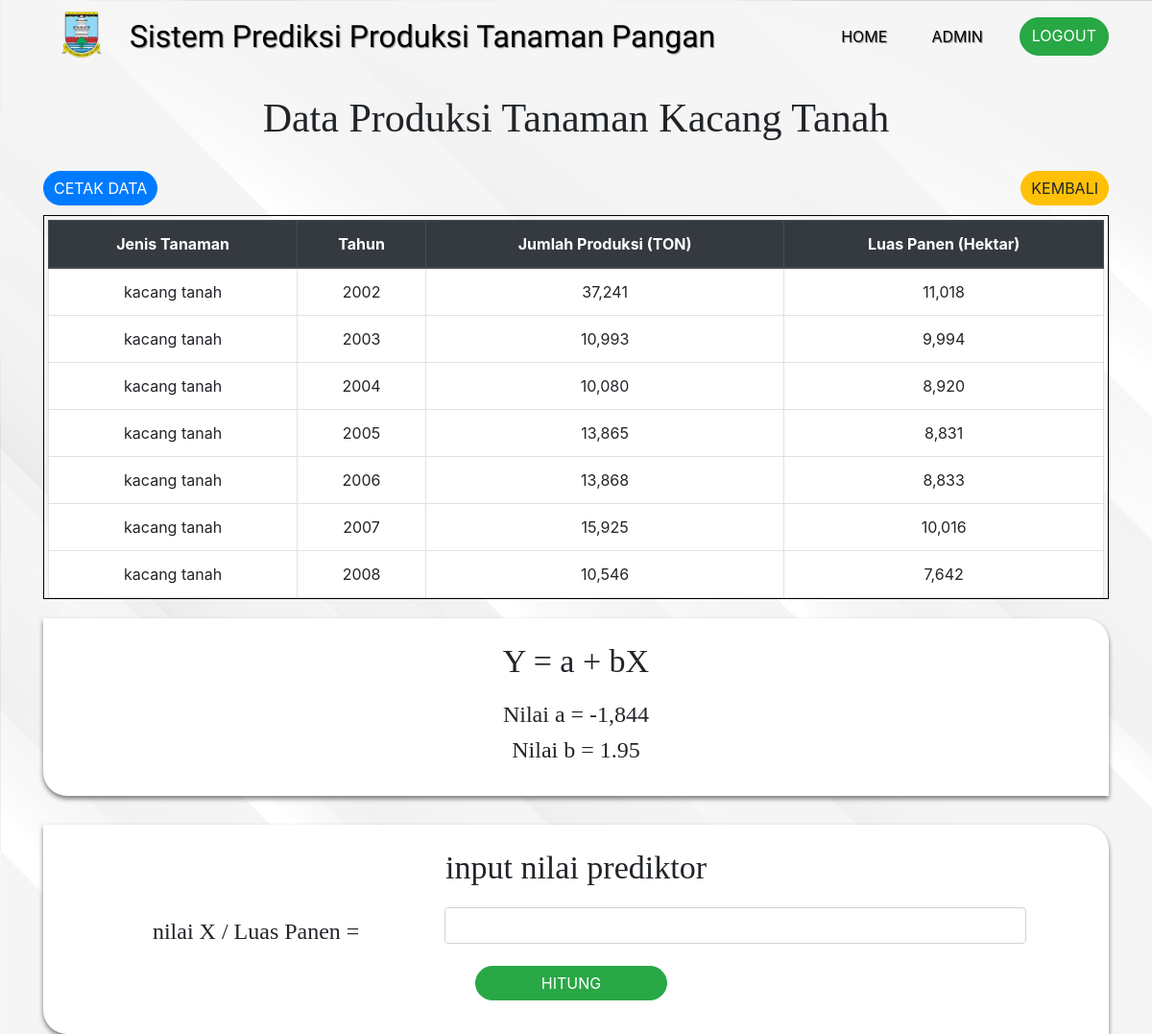
Screenshot of /admin/prediksi/kacangtanah/prediksi.php?a=-1844.4075917142&b=1.95 (signed in) with the database file from the repository.
### tables this page shows
CREATE TABLE `kacang_tanah` (
  `id_kacangT` int(11) NOT NULL,
  `tahun` int(11) NOT NULL,
  `produksi` int(11) NOT NULL,
  `LuasPanen` int(200) NOT NULL
);

### function/functions.php (called while the page is built, shortened)
<?php
$conn = mysqli_connect("localhost", "root", "", "prediksi2.0");
function query($query)
{
    global $conn;
    $result = mysqli_query($conn, $query);
    $rows = [];
    while ($row = mysqli_fetch_assoc($result)) {
        $rows[] = $row;
    }
    return $rows;
}

### admin/prediksi/kacangtanah/prediksi.php (the view, shortened to what this page needs)
<?php
require '../../../function/functions.php';
$data = query("SELECT * FROM kacang_tanah ORDER BY tahun");
$a = $_GET["a"];
$b = $_GET["b"];
?>
<!doctype html>
<html lang="en">
<head>
    <link rel="stylesheet" href="../../../bootstrap/css/bootstrap.min.css">
    <link rel="stylesheet" href="../css/prediksi.css">
</head>
<body>
    <nav class="navbar navbar-expand-lg navbar-light">
        <div class="container">
            <img src="../../../logodinaskabserang/Serang.png" alt="logo">
            <a class="navbar-brand" href="">Sistem Prediksi Produksi Tanaman Pangan</a>
            <div class="collapse navbar-collapse" id="navbarNavAltMarkup">
                <div class="navbar-nav ml-auto">
                    <a class="nav-item nav-link active" href="../../admin-page.php">Home</a>
                    <a class="nav-item nav-link" href="../../dataadmin.php">admin</a>
                    <a class="nav-item btn btn-success tombol" href="../../logout.php">logout</a>
                </div>
            </div>
        </div>
    </nav>
    <div class="container">
        <h1 class="header">data produksi tanaman kacang tanah</h1>
        <div class="btnbtn">
            <a class="nav-item btn btn-primary add" href="" onclick="window.print()">cetak data</a>
            <a class="nav-item btn btn-warning add kembali" href="kacangtanah.php">kembali</a>
        </div>
        <div class="scroll">
            <table class="table table-bordered">
                <thead class="thead-dark">
                    <tr>
                        <th scope="col">Jenis Tanaman</th>
                        <th scope="col">Tahun</th>
                        <th scope="col">Jumlah Produksi (TON)</th>
                        <th scope="col">Luas Panen (Hektar)</th>
                    </tr>
                </thead>
                <tbody>
                    <?php foreach ($data as $dt) : ?>
                        <tr>
                            <td>kacang tanah</td>
                            <td><?= $dt["tahun"]; ?></td>
                            <td><?= number_format($dt["produksi"]); ?></td>
                            <td><?= number_format($dt["LuasPanen"]); ?></td>
                        </tr>
                    <?php endforeach; ?>
                </tbody>
            </table>
        </div>
        <div class="content">
            <div class="persamaan">
                <h2>Y = a + bX</h2>
                <h4>Nilai a = <?php
                                echo number_format($a);
                                ?>
                </h4>
                <h4>Nilai b = <?php
                                echo $b; ?>
                </h4>
            </div>
        </div>
        <div class="hasilpre">
            <h2>input nilai prediktor</h2>
            <form action="" method="POST">
                <div class="form-group row">
                    <label for="predik" class="col-sm-4 col-form-label">nilai X / Luas Panen =</label>
                    <div class="col-sm-7">
                        <input type="text" name="predik" class="form-control" id="predik" autocomplete="off">
                    </div>
                </div>
                <div class="row d-flex justify-content-center">
                    <button type="submit" name="hitung" class="btn btn-success add">hitung</button>
                </div>
            </form>
        </div>
    </div>
</body>
</html>

### admin/prediksi/css/prediksi.css (style rules this page uses)
body { background-image: url(../background/bgpage.jpg); background-size: cover; }
.navbar { position: relative; z-index: 1; }
.navbar-brand { font-family: viga; font-size: 16px; }
.navbar img { width: 50px; position: relative; }
.navbar .nav-link { text-align: center; }
.table { background-color: white; }
.table td { word-wrap: break-word; }
.tombol { text-transform: uppercase; border-radius: 40px; }
.add { text-transform: uppercase; border-radius: 40px; font-size: 16px; margin-right: 10px; padding: 5px 10px; margin-top: 10px; margin-bottom: 10px; }
.btnbtn { display: flex; }
.btnbtn .kembali { margin-left: auto; margin-right: 0; }
.header { font-size: 42px; margin-top: 20px; text-align: center; text-transform: capitalize; font-family: poppins; margin-bottom: 20px; }
.scroll { margin:4px, 4px; padding:4px; width: 100%; height: 50vh; overflow-x: hidden; overflow-y: auto; text-align: center; border: 1px solid black; }
.hasilpre h2 { font-size: 34px; text-align: center; font-family: poppins; margin-bottom: 20px; }
.hasilpre label { font-size: 24px; font-family: poppins; text-align: center; margin-left: 30px; }
.hasilpre input { width: 100%; }
.hasilpre button { width: 200px; margin-top: -5px; }
.content { display: flex; justify-content: center; }
.persamaan { background-color:white; box-shadow: 0 3px 5px rgba(0, 0, 0, 0.5); border-radius: 0 25px; padding: 25px; margin-bottom: 30px; width: 100%; justify-items: center; margin-top: 20px; }
.persamaan h2 { font-size: 34px; text-align: center; font-family: poppins; margin-bottom: 20px; }
.persamaan h4 { font-size: 24px; text-align : center; font-family: poppins; }
.hasilpre { background-color:white; box-shadow: 0 3px 5px rgba(0, 0, 0, 0.5); border-radius: 0 25px; padding: 25px; }
@media (min-width: 992px) { .navbar { padding-bottom: 10px; } }
@media (min-width: 992px) { .navbar-brand { font-size: 32px; } }
@media (min-width: 992px) { .navbar-brand, .nav-link { color: rgb(0, 0, 0) !important; text-shadow: 1px 1px 1px rgba(105, 105, 105, 0.7); } }
@media (min-width: 992px) { .navbar img { width: 80px; position: relative; bottom: 2px; margin-right: 10px; } }
@media (min-width: 992px) { .nav-link { text-transform: uppercase; margin-right: 30px; } }

### rows the page displays
kacang_tanah: tahun "2002", produksi "37,241", LuasPanen "11,018"
kacang_tanah: tahun "2003", produksi "10,993", LuasPanen "9,994"
kacang_tanah: tahun "2004", produksi "10,080", LuasPanen "8,920"
kacang_tanah: tahun "2005", produksi "13,865", LuasPanen "8,831"
kacang_tanah: tahun "2006", produksi "13,868", LuasPanen "8,833"
kacang_tanah: tahun "2007", produksi "15,925", LuasPanen "10,016"
kacang_tanah: tahun "2008", produksi "10,546", LuasPanen "7,642"

### other values shown
$a "-1,844"
$b "1.95"
